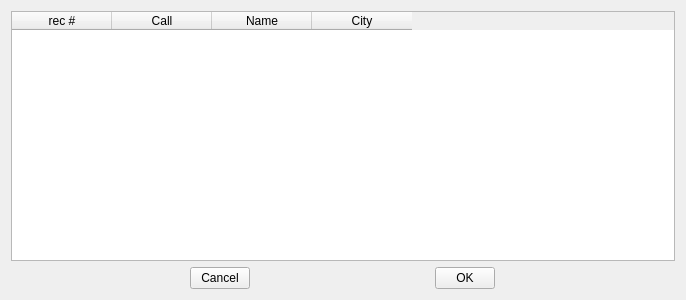
<?xml version="1.0" encoding="UTF-8"?>
<ui version="4.0">
 <class>PickerForm</class>
 <widget class="QWidget" name="Picker">
  <property name="geometry">
   <rect>
    <x>0</x>
    <y>0</y>
    <width>686</width>
    <height>300</height>
   </rect>
  </property>
  <property name="windowTitle">
   <string>Picker</string>
  </property>
  <layout class="QVBoxLayout" name="verticalLayout">
   <item>
    <layout class="QVBoxLayout" name="verticalLayout_2">
     <item>
      <widget class="QTableWidget" name="tableWidget">
       <property name="columnCount">
        <number>4</number>
       </property>
       <column>
        <property name="text">
         <string>rec #</string>
        </property>
       </column>
       <column>
        <property name="text">
         <string>Call</string>
        </property>
       </column>
       <column>
        <property name="text">
         <string>Name</string>
        </property>
       </column>
       <column>
        <property name="text">
         <string>City</string>
        </property>
       </column>
      </widget>
     </item>
    </layout>
   </item>
   <item>
    <layout class="QHBoxLayout" name="horizontalLayout">
     <item>
      <widget class="QPushButton" name="cancel_Button">
       <property name="maximumSize">
        <size>
         <width>60</width>
         <height>30</height>
        </size>
       </property>
       <property name="text">
        <string>Cancel</string>
       </property>
      </widget>
     </item>
     <item>
      <widget class="QPushButton" name="ok_Button">
       <property name="maximumSize">
        <size>
         <width>60</width>
         <height>30</height>
        </size>
       </property>
       <property name="text">
        <string>OK</string>
       </property>
      </widget>
     </item>
    </layout>
   </item>
  </layout>
 </widget>
 <resources/>
 <connections/>
</ui>
